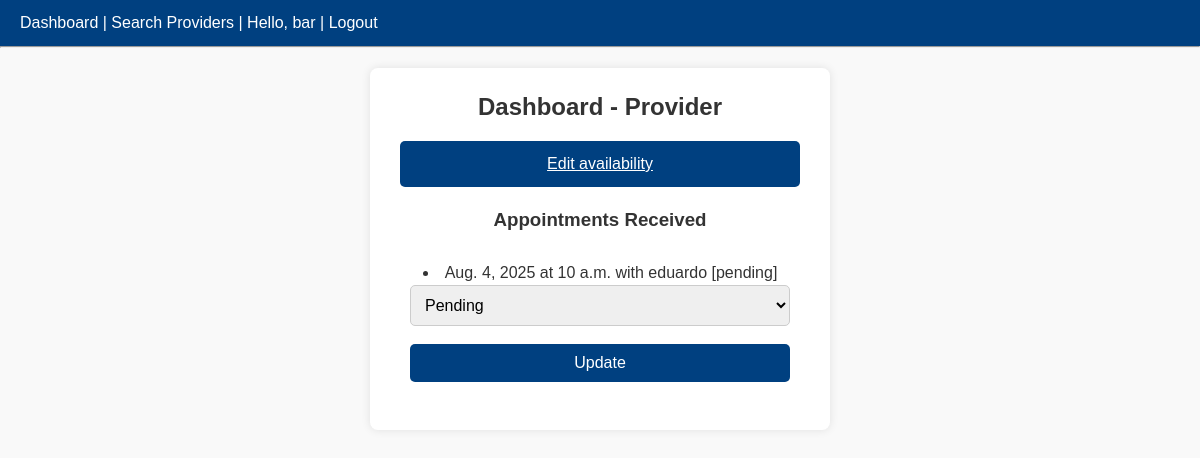
Page /dashboard/ (signed in) on the earlier database version.
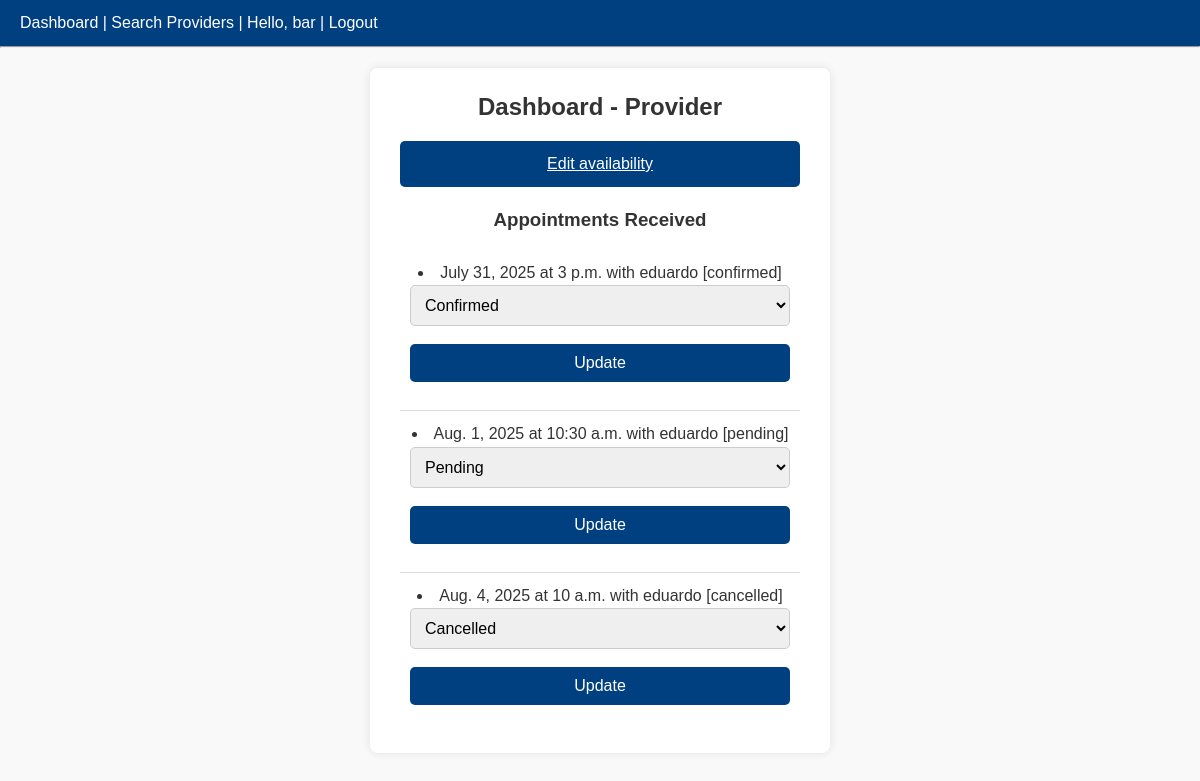
Same page on the later database version.
### core/models.py (models this page shows, shortened)
class Appointment(models.Model):
    provider = models.ForeignKey(ServiceProvider, on_delete=models.CASCADE, related_name="appointments")
    client = models.ForeignKey(User, on_delete=models.CASCADE, related_name="bookings")
    date = models.DateField()
    time = models.TimeField()
    status = models.CharField(max_length=20, choices=[
        ("pending", "Pending"),
        ("confirmed", "Confirmed"),
        ("cancelled", "Cancelled")
    ], default="pending")
    created_at = models.DateTimeField(auto_now_add=True)
    class Meta:
        unique_together = ['provider', 'date', 'time']

### core/views.py (the view)
# urls.py: path('dashboard/', views.dashboard, name='dashboard'),
@login_required
def dashboard(request):
    try:
        provider = request.user.serviceprovider
        appointments = provider.appointments.all().order_by("date", "time")
        return render(request, "core/dashboard_provider.html", {
            "appointments": appointments
        })
    except ServiceProvider.DoesNotExist:
        appointments = request.user.bookings.all().order_by("date", "time")
        return render(request, "core/dashboard_client.html", {
            "appointments": appointments
        })

### core/templates/core/dashboard_provider.html (shortened to what this page needs)
{% extends "core/base.html" %}
{% block content %}
<div class="container">
<h2>Dashboard - Provider</h2>
<a href="{% url 'edit_availability' %}" class="button">Edit availability</a>
<h3>Appointments Received</h3>
<ul>
    {% for a in appointments %}
        <li>
            {{ a.date }} at {{ a.time }} with {{ a.client.username }} [{{ a.status }}]
            <form method="post" action="{% url 'update_status' a.id %}" style="display:inline;">
                <select name="status">
                    <option value="pending" {% if a.status == 'pending' %}selected{% endif %}>Pending</option>
                    <option value="confirmed" {% if a.status == 'confirmed' %}selected{% endif %}>Confirmed</option>
                    <option value="cancelled" {% if a.status == 'cancelled' %}selected{% endif %}>Cancelled</option>
                </select>
                <button type="submit">Update</button>
            </form>
        </li>
    {% empty %}
        <li>No appointments</li>
    {% endfor %}
</ul>
</div>
{% endblock %}

### core/templates/core/base.html (shortened to what this page needs)
{% load static %}
<!DOCTYPE html>
<html>
<head>
    <link rel="stylesheet" href="{% static 'core/styles.css' %}" />
</head>
<body>
    {% if user.is_authenticated %}
        <div class="navbar"><p><a href="{% url 'dashboard' %}" class="btn">Dashboard</a> | <a href="{% url 'search_providers' %}">Search Providers</a> | Hello, {{ user.username }} | <a href="{% url 'logout' %}">Logout</a></p></div>
    {% else %}
        <div class="navbar"><a href="{% url 'login' %}">Login </a> | <a href="{% url 'register' %}"> Register</a></div>
    {% endif %}
    <hr>
    {% block content %}{% endblock %}
</body>
</html>

### core/static/core/styles.css (style rules this page uses)
* { margin: 0; padding: 0; box-sizing: border-box; }
body { font-family: Arial, sans-serif; background: #f9f9f9; color: #333; line-height: 1.6; min-height: 100vh; display: flex; flex-direction: column; margin: 0; }
.navbar { background-color: #004080; padding: 10px 20px; color: #fff; }
.navbar a:link, .navbar a:visited { color: white; text-decoration: none; }
.container { max-width: 900px; margin: 20px auto; background: white; padding: 20px 30px; border-radius: 8px; box-shadow: 0 0 10px rgba(0,0,0,0.1); }
h1, h2, h3 { text-align: center; margin-bottom: 15px; }
ul { width: 100%; list-style-position: inside; text-align: center; }
ul li { border-bottom: 1px solid #ddd; list-style-position: inside; padding: 10px; margin: 0 auto; max-width: 400px; text-align: center; }
ul li:last-child { border-bottom: none; }
input, select, button, textarea, .button { width: 100%; padding: 10px; margin-bottom: 18px; border: 1px solid #ccc; border-radius: 5px; font-size: 1rem; text-align: left; }
button, .button { background-color: #004080; color: white; border: none; cursor: pointer; transition: background-color 0.3s; display: flex; justify-content: center; }

Differences in the rows shown:
added Appointment: date "July 31, 2025", time "3 p.m.", client.username "eduardo", status "confirmed", status "Confirmed"
added Appointment: date "Aug. 1, 2025", time "10:30 a.m.", client.username "eduardo", status "pending", status "Pending"
changed Appointment: status "pending" → "cancelled"; status "Pending" → "Cancelled"
